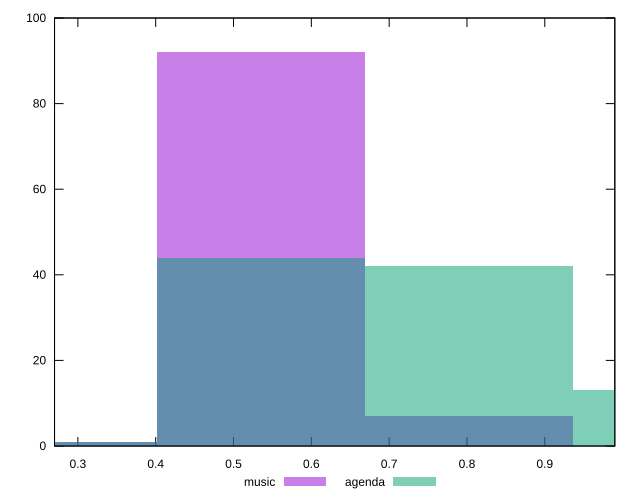

Source code (gnuplot):
reset

$music <<EOF
0.5350119708423386 92
0.802517956263508 7
0.2675059854211693 1
EOF

$agenda <<EOF
0.5350119708423386 44
1.0700239416846773 13
0.802517956263508 42
0.2675059854211693 1
EOF

set key outside below
set boxwidth 0.2675059854211693
set xrange [0.27:0.99]
set yrange [0:100]
set trange [0:100]
set style fill transparent solid 0.5 noborder
set terminal svg size 640, 500 enhanced background rgb 'white'
set output "reports/report_00028_2021-02-24T12-49-42.674Z/meta/score/comparison/histogram/0_vs_1.svg"

plot $music title "music" with boxes, \
     $agenda title "agenda" with boxes

reset
